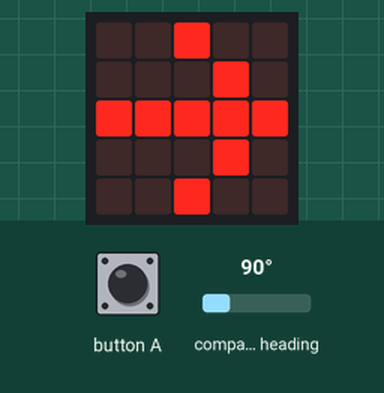
Simulated run of this program. Board: BBC micro:bit (MakeCode). Shown: the board's 5×5 LED display. The inputs (shaded band) are chosen by the test bench; at power-on: compass heading 90°. The compass is already calibrated.

Above: at 1.2 s.
1.3 s: compass heading set to 102°
3.0 s: compass heading set to 112°
At 4.3 s:
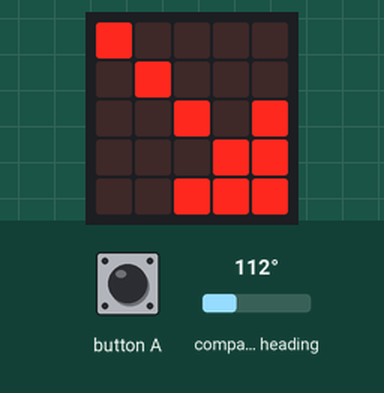
4.6 s: compass heading set to 271°
6.1 s: compass heading set to 281°
At 6.8 s:
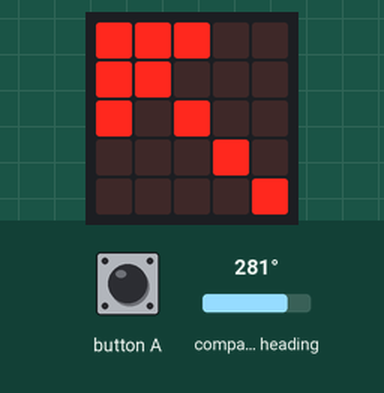
7.6 s: compass heading set to 347°
9.1 s: compass heading set to 351°
At 9.6 s:
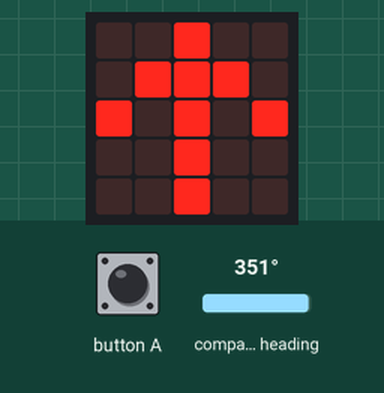
Timing chart, 0 to 12.1 s (numbered marks = the images above; inputs shaded):
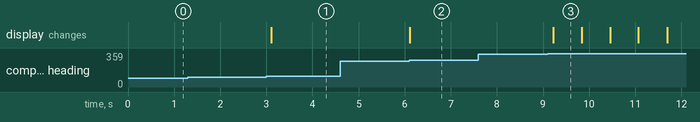

The program:

main.ts
```typescript
input.onButtonPressed(Button.A, function () {
    input.calibrateCompass()
})
basic.forever(function () {
    if (input.compassHeading() > 355 && input.compassHeading() <= 0) {
        basic.showArrow(ArrowNames.North)
    }
    if (input.compassHeading() > 350 && input.compassHeading() >= 14) {
        basic.showArrow(ArrowNames.North)
    }
    if (input.compassHeading() > 15 && input.compassHeading() <= 84) {
        basic.showArrow(ArrowNames.NorthEast)
    }
    if (input.compassHeading() > 85 && input.compassHeading() <= 104) {
        basic.showArrow(ArrowNames.East)
    }
    if (input.compassHeading() > 105 && input.compassHeading() <= 184) {
        basic.showArrow(ArrowNames.SouthEast)
    }
    if (input.compassHeading() > 185 && input.compassHeading() <= 194) {
        basic.showArrow(ArrowNames.South)
    }
    if (input.compassHeading() > 195 && input.compassHeading() <= 264) {
        basic.showArrow(ArrowNames.SouthWest)
        if (input.compassHeading() > 265 && input.compassHeading() <= 274) {
            basic.showArrow(ArrowNames.West)
        }
    }
    if (input.compassHeading() > 275 && input.compassHeading() <= 354) {
        basic.showArrow(ArrowNames.NorthWest)
    }
})
```

test.ts
```typescript
// 在此处测试；当此软件包作为插件使用时，将不会编译此软件包。
```

Measured:
- the behaviour switches between 105 and 106° on compass heading (found by bisection; images 0 and 1)
- the behaviour switches between 275 and 276° on compass heading (found by bisection; images 1 and 2)
- the behaviour switches between 350 and 351° on compass heading (found by bisection; images 2 and 3)
- after the input at 1.3 s, every drawn part: stays the same
- after the input at 3.0 s, the display: changes after 0.10 s (image 1)
- after the input at 4.6 s, every drawn part: stays the same
- after the input at 6.1 s, the display: changes at once (image 2)
- after the input at 7.6 s, every drawn part: stays the same
- after the input at 9.1 s, the display: changes after 0.12 s (image 3)
- what the display in image 3 shows lasts 0.6 s, from 9.2 s to 9.8 s
